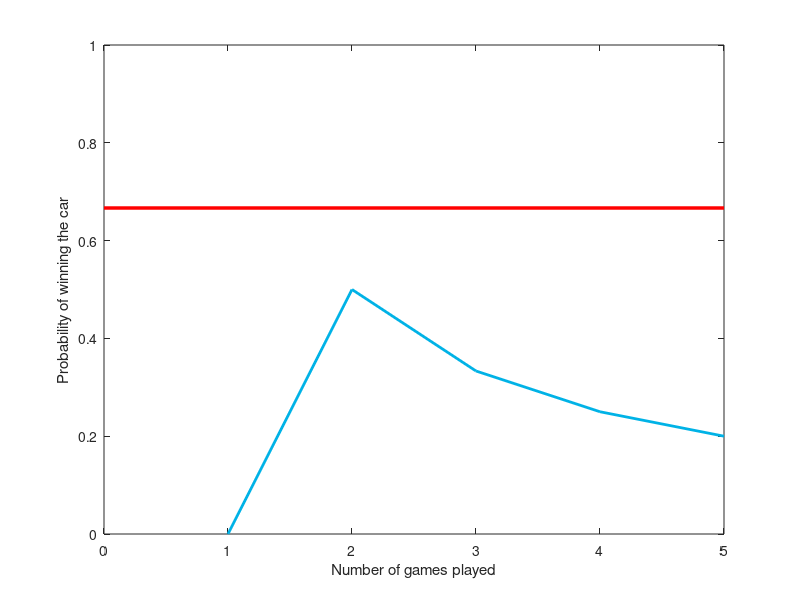

Write MATLAB code to recreate this figure.
clear all;clc;
%%this is a simulation of the famous Monty Hall game
%%which justifies the "switch door" strategy from the
%%player's side
%First we need to enter the number of games to be 
%played
number_of_games = input('Enter the number of games to be played: ');
strategy = input('Will you switch after Monty opens a goat door or not? Type 1 for yes and 0 for no: ');
winnings = 0;
probability_of_success = zeros(1,number_of_games);
%place the car behind one of the three doors
for ii = 1:number_of_games
    doors = zeros(1,3);
    random_choice = randi(3,1);
    if random_choice == 1
        doors(1) = 1;
    elseif random_choice == 2
        doors(2) = 1;
    else
        doors(3) = 1;
    end
    %we created a 1x3 matrix with two zeros and one 1
    % the two zeroes are the goats and the 1 is the car
    %now let the player make a random choice
    players_choice = randi(3,1);
    %make monty open a door to reveal a goat
    for jj = 1:3
        if jj ~= players_choice && doors(jj) ~= 1
            monty_door = jj;
            break
        end
    end
    %strategy to be followed
    if strategy == 1
        for kk = 1 : 3
            if kk~=monty_door && kk~=players_choice
                players_choice = kk;
                break
            end
        end
    end
    %%gathering winnings and losses
    if doors(players_choice) == 1
        winnings = winnings + 1;
    end
    %%probability of success
    probability_of_success(ii) = (winnings / ii);
end
%print the results
display(sprintf('The trials are over!\nThe number of trials performed were: %d\nThe probability of winning the car is %.2f%%',number_of_games,100*sum(probability_of_success)/number_of_games));

%make a plot
xaxis = 1:number_of_games;
figure;
plot(xaxis,probability_of_success,'LineWidth', 2,'Color',[0,0.7,0.9]);
xlabel('Number of games played');
ylabel('Probability of winning the car');
hold on;
plot([0 number_of_games],[2/3 2/3],'LineWidth',2.5,'Color','Red');
axis([0 number_of_games 0 1]);
